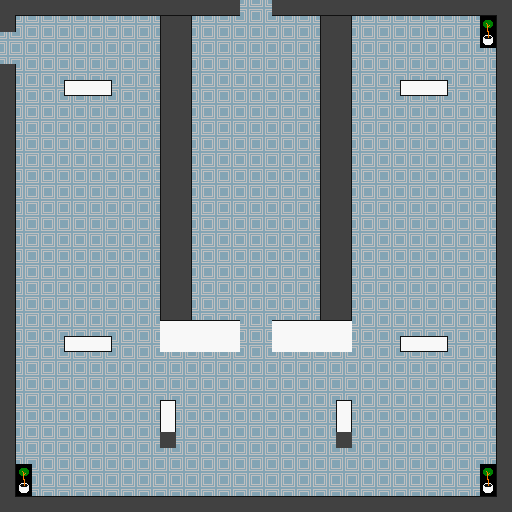

This game map was drawn from its Tiled (.tmx) file and the tilesets committed beside it. A one-line description and the trimmed map source follow:
An orthogonal 32x32 tile map with 16x16 px tiles, 3 tile layers (base_layer, back_layer, front_layer), 3 hidden layers not drawn, 2 tilesets.

<map version="1.2" tiledversion="1.2.1" orientation="orthogonal" renderorder="right-down" width="32" height="32" tilewidth="16" tileheight="16" infinite="0" nextlayerid="8" nextobjectid="2">
 <tileset firstgid="1" source="stage2_bg_tileset.tsx" />
 <tileset firstgid="257" source="area_tileset.tsx" />
 <layer id="1" name="base_layer" width="32" height="32" locked="1">
  <data>[1024 cells, 1024 non-empty, 1 distinct tile ids]</data>
 </layer>
 <layer id="2" name="back_layer" width="32" height="32" locked="1">
  <data>[1024 cells, 6 non-empty, 2 distinct tile ids]</data>
 </layer>
 <layer id="3" name="front_layer" width="32" height="32" locked="1">
  <data>[1024 cells, 234 non-empty, 16 distinct tile ids]</data>
 </layer>
 <layer id="5" name="object_layer" width="32" height="32" visible="0" locked="1">
  <data>[1024 cells, 25 non-empty, 22 distinct tile ids]</data>
 </layer>
 <layer id="6" name="area_layer" width="32" height="32" visible="0" locked="1">
  <data>[1024 cells, 790 non-empty, 23 distinct tile ids]</data>
 </layer>
 <layer id="7" name="connect_layer" width="32" height="32" visible="0" locked="1">
  <data>[1024 cells, 43 non-empty, 43 distinct tile ids]</data>
 </layer>
</map>